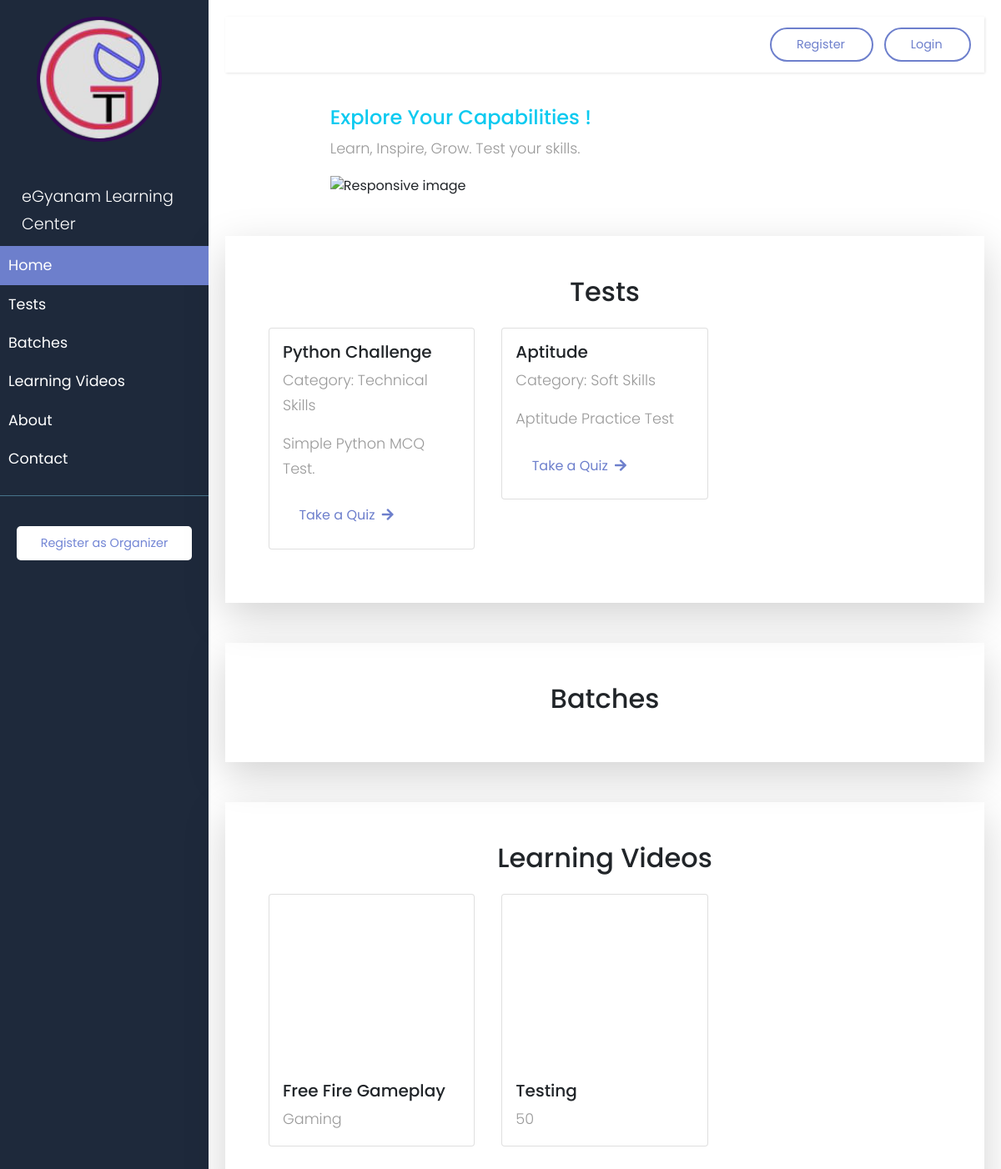
Before: / with the older database file.
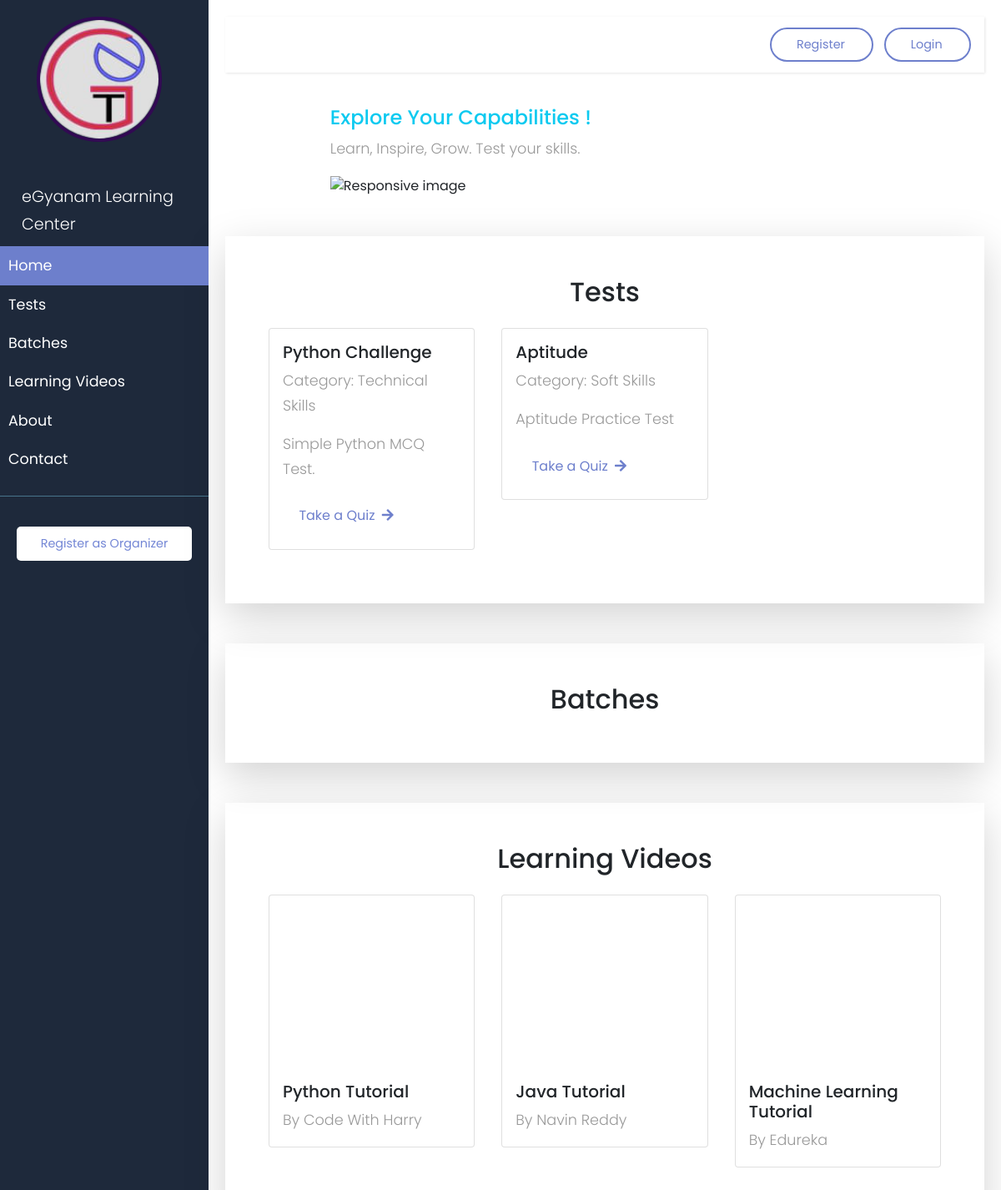
After: the same page with the newer database file.
### quizapp/models.py (models this page shows, shortened)
class Test(models.Model):
    external_id = models.UUIDField(default=uuid.uuid4, editable=False, unique=True)
    user = models.ForeignKey(User, on_delete=models.CASCADE)
    name = models.CharField(max_length=200)
    category = models.CharField(max_length=200)
    description = models.CharField(max_length=200)
    active = models.BooleanField(default=True)
    test_time = models.CharField(max_length=3, default=None)

### organizer_dashboard/models.py (models this page shows, shortened)
class Video(models.Model):
    external_id = models.UUIDField(default=uuid.uuid4, editable=False, unique=True)
    organizer = models.ForeignKey(User, on_delete=models.CASCADE)
    title = models.CharField(max_length=200)
    description = models.CharField(max_length=500)
    url = models.URLField(max_length=500)

### quizapp/views.py (the view)
# urls.py: 2. Add a URL to urlpatterns:  path('', views.home, name='home')
def home(request):
    try:
        username = request.user
        user = User.objects.get(username=username)
        profile = Profile.objects.get(user=user)
    except:
        profile = None
    batches = Batch.objects.all()
    tests = Test.objects.all()
    videos = Video.objects.all()
    context = {'tests':tests, 'profile': profile, 'batches':batches, 'videos':videos}
    return render(request,'index.html', context)

### quizapp/templates/index.html (shortened to what this page needs)
{% load static %}
<!doctype html>
<html lang="en">
<head>
    <link rel="stylesheet" href="https://stackpath.bootstrapcdn.com/bootstrap/4.3.1/css/bootstrap.min.css"
>
</head>
<body>
    {% include 'main.html' %}
    {% include "quizapp/header.html" %}
    <div class="container w-75">
        <div class="content align-items-right">
            <h4 class="h4 text-info">Explore Your Capabilities !</h4>
            <p>Learn, Inspire,  Grow. Test your skills.</p>
            <div class="wrap">
                <img src="{% static 'images/homePage.png' %}" class="img-fluid" alt="Responsive image">
            </div>
        </div>
    </div>
    <div class="container border-rounded mt-5 p-5 shadow shadow-lg" id="tests">
        <center><h2>Tests</h2></center>
        <div class="row">
            {% for test in tests %}
            <div class="col-sm-4 p-3">
                <div class="card">
                    <div class="card-body">
                        <h5 class="card-title">{{test.name}}</h5>
                        <P>Category: {{test.category}}</P>
                        <p class="card-text">{{test.description}}</p>
                        <a href="{% url 'register' category=test.category %}" class="btn btn-style"
                        >Take a Quiz <i class="fas fa-arrow-right m-1"></i> </a>
                    </div>
                </div>
            </div>
            {% endfor %}
        </div>
    </div>
    <div class="container border-rounded mt-5 p-5 shadow shadow-lg" id="batches">
        <center><h2>Batches</h2></center>
    </div>
    <div class="container border-rounded mt-5 p-5 shadow shadow-lg" id="learning">
        <center><h2>Learning Videos</h2></center>
        <div class="row">
            {% for video in videos %}
            <div class="col-sm-4 p-3">
                <div class="card">
                    <div class="card-body">
                        <iframe height="200" width="260" src="{{video.url}}" title="YouTube Video player" frameborder="0"
    allow="accelerometer; autoplay; clipboard-write; encrypted-media; gyroscope; picture-in-picture"
    allowfullscreen></iframe>
                        <h5 class="card-title">{{video.title}}</h5>
                        <p class="card-text">{{video.description}}</p>
                    </div>
                </div>
            </div>
            {% endfor %}
        </div>
    </div>
</body>
</html>

Changed rows visible on the page:
removed Video: title "Free Fire Gameplay", description "Gaming"
removed Video: title "Testing", description "50"
added Video: title "Python Tutorial", description "By Code With Harry"
added Video: title "Java Tutorial", description "By Navin Reddy"
added Video: title "Machine Learning Tutorial", description "By Edureka"
